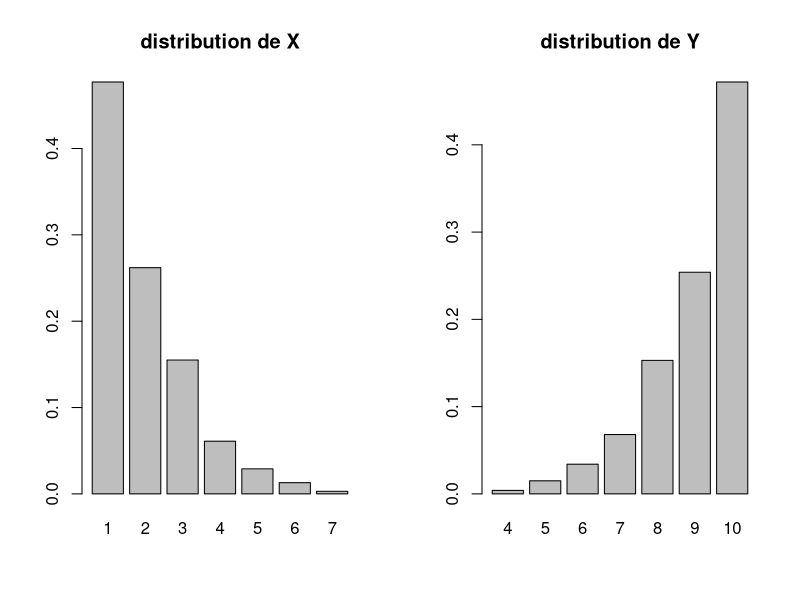

Write R code to recreate this figure.
#Devoir Maison

#NOM1 : Mamadou DIALLO
#nom2 : Fernand NIYOGUSHIMA 

#question 1

N = c(1:10);
n = 5;
K = 10;

X =c(rep(0,K));
Y =c(rep(0,K));

for( i in 1:K){
  aRemise = sample(N,n,replace=TRUE);
  X[i]= min(aRemise);
  Y[i]= max(aRemise);
};

X;
Y;

#Question 2

N = c(1:3);
n = 2;
K = 10^3;
X =c(rep(0,K));
Y =c(rep(0,K));
donnees <- matrix(rep(0,9), nrow = 3, ncol = 3, byrow = TRUE)
for( i in 1:K){
  aRemise = sample(N,n,replace=TRUE);
  X[i]= min(aRemise);
  Y[i]= max(aRemise);
  for (j in 1:9){
    for (k in 1:3){
      donnees[j] = (X[j]=k) + (Y[j]=k)
    }
  }
}
table(X,Y)/K

#Question 3

N = c(1:10);
n = 6;
K = 10^3;
X =c(rep(0,K));
Y =c(rep(0,K));
for( i in 1:K){
  aRemise = sample(N,n,replace=T);
  X[i]= min(aRemise);
  Y[i]= max(aRemise);
};
par(mfrow=c(1,2));
titre1="distribution de X"
barplot(table(X)/K,main=titre1);
titre2="distribution de Y"
barplot(sort(table(Y))/K,main=titre2);

#Question 4

N = c(1:10);
n = 10;
K = 10^3;

X =c(rep(0,K));
Y =c(rep(0,K));

E = 0 #erreur

# PP est la proportion de l'experience quand X=2 et Y=8.
Proportion = 0

# Sa probabilit?? est egale a: 
P = (1/N^n)*(((8-2+1)^n) - 2*((8-2)^n) + ((8-2-1)^n))

for(i in 1:K){
  aRemise = sample(N,n,replace=TRUE)
  X[i] = min(aRemise)
  Y[i] = max(aRemise)
  if ((X[i] = 2) && (Y[i]==8)) {
    Proportion = Proportion +1
  }
}

Proportion = Proportion/K
E = (P-Proportion)/P


